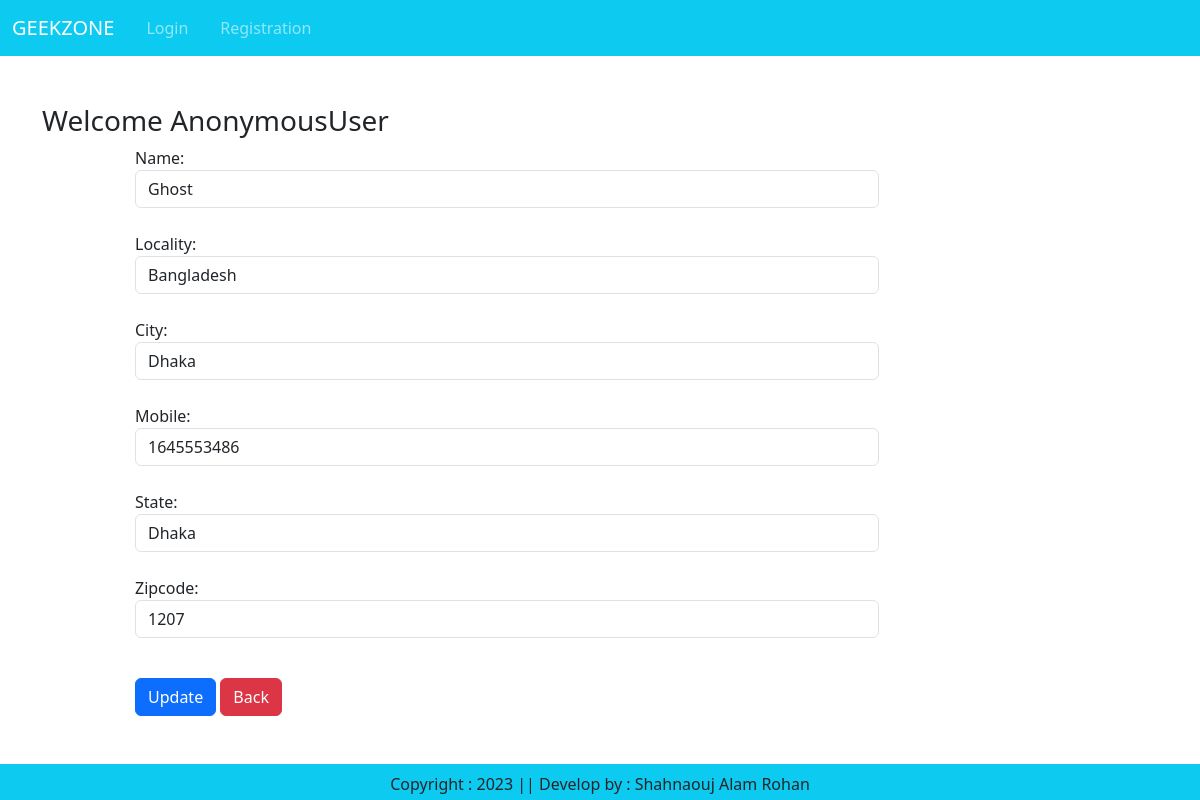
Screenshot of /updateAddress/1 with the database file from the repository.
### polls/models.py (models this page shows, shortened)
class Customer(models.Model):
    user = models.ForeignKey(User,on_delete=models.CASCADE)
    name = models.CharField(max_length=200)
    locality = models.CharField(max_length=200)
    city = models.CharField(max_length=50)
    mobile = models.IntegerField(default=0)
    zipcode = models.IntegerField()
    state = models.CharField(choices=STATE_CHOICES,max_length=100)

### polls/views.py (the view, shortened to what this page needs)
# urls.py: path("updateAddress/<int:pk>", views.updateAddress.as_view(),name="updateAddress"),
class updateAddress(View):
    def get(self,request,pk):
        add = Customer.objects.get(pk=pk)
        form = CustomerProfileForm(instance=add)
        return render(request, 'polls/updateAddress.html',locals())

### polls/froms.py
class CustomerProfileForm(forms.ModelForm):
    class Meta:
        model = Customer
        fields=['name','locality','city','mobile','state','zipcode']
        widgets={
            'name':forms.TextInput(attrs={'class':'form-control'}),
            'locality':forms.TextInput(attrs={'class':'form-control'}),
            'city':forms.TextInput(attrs={'class':'form-control'}),
            'mobile':forms.NumberInput(attrs={'class':'form-control'}),
            'state':forms.Select(attrs={'class':'form-control'}),
            'zipcode':forms.NumberInput(attrs={'class':'form-control'}),
        }

### polls/templates/polls/updateAddress.html (shortened to what this page needs)
{% extends 'polls/base.html' %}
{% load static %}
{% block main-content %}
<div class="container my-5">
    <div class="row">
        <h3>Welcome <span class="text-capitalize">{{request.user}}</span></h3>
    </div>
    <div class="col-sm-8 offset-sm-1">
        <form action="" method="post">
            {% for fm in form %}
                {{fm.label_tag}} {{fm}} <small class="text-danger">{{fm.error|striptags}}</small>
                <br>
            {% endfor %}
            <div class="col-12 mt-3">
				<button type="submit" class="btn btn-primary">Update</button>
                <a href="{% url 'address' %}" type='button' class='btn btn-danger'>Back</a>
			</div>
        </form>
    </div>
</div>
{% endblock main-content %}

### rows the page displays
Customer: form "Ghost" "Bangladesh" "Dhaka" "1645553486" "Dhaka" "1207"

### other values shown
{{ request.user }} "AnonymousUser"
{{ fm.label_tag }} "Name:" "Locality:" "City:" "Mobile:" "State:" "Zipcode:"
